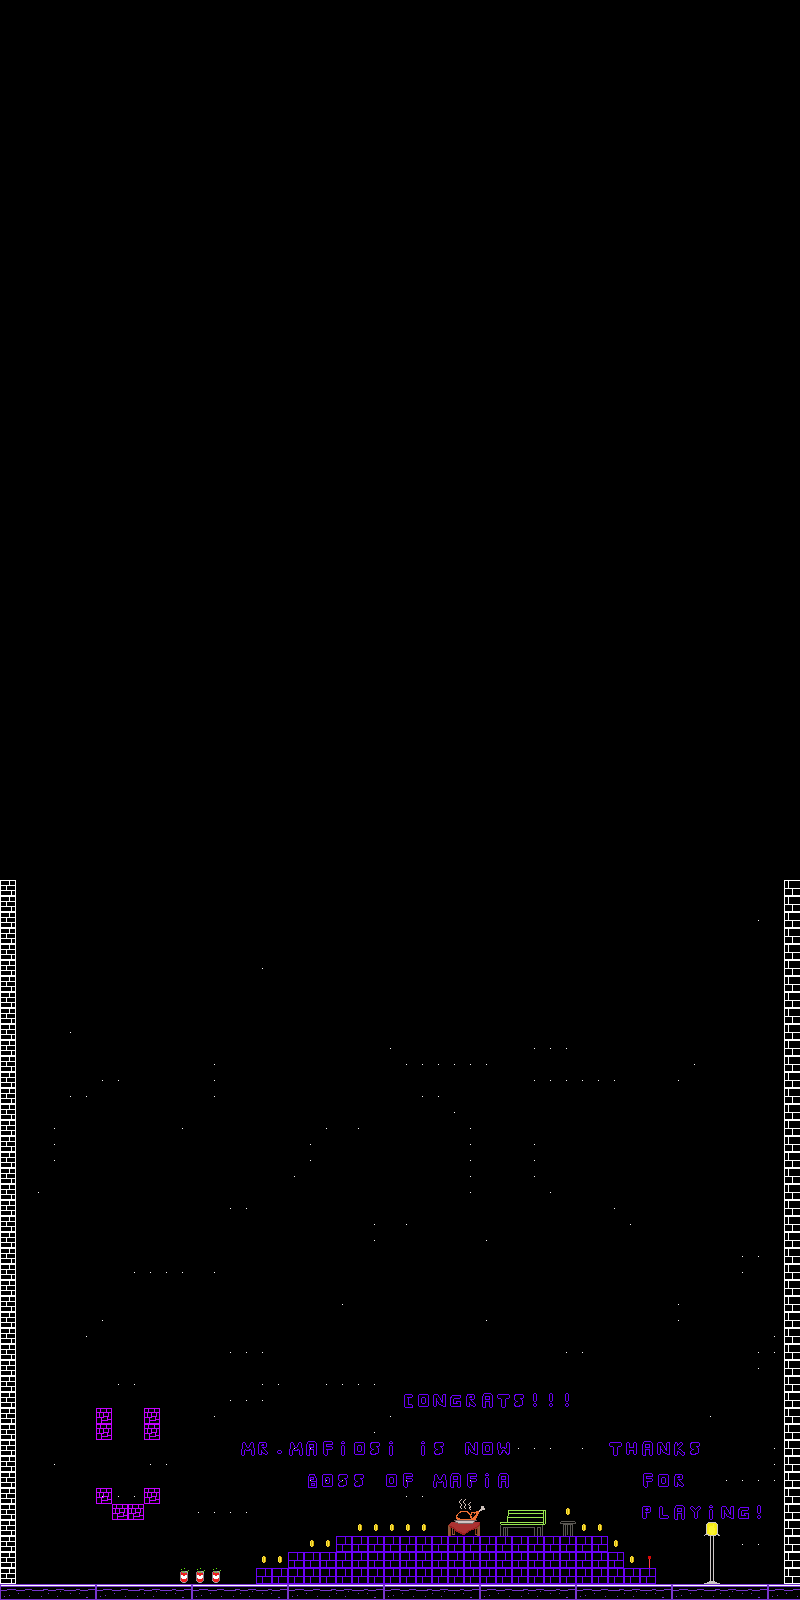

The image is a tile-based game level rendered from a .tmx file. Its description and source (layers, tilesets, objects; grid data summarised) follow:
An orthogonal 50x100 tile map with 16x16 px tiles, 2 tile layers (Background, Graphics), 2 tilesets and 31 objects.

<map version="1.5" tiledversion="1.7.2" orientation="orthogonal" renderorder="right-down" width="50" height="100" tilewidth="16" tileheight="16" infinite="0" nextlayerid="13" nextobjectid="42">
 <tileset firstgid="1" source="Retro-Lines-Tiles-transparent.tsx" />
 <tileset firstgid="841" source="more_sprites.tsx" />
 <layer id="1" name="Background" width="50" height="100">
  <data>[5000 cells, 5000 non-empty, 2 distinct tile ids]</data>
 </layer>
 <layer id="2" name="Graphics" width="50" height="100">
  <data>[5000 cells, 306 non-empty, 58 distinct tile ids]</data>
 </layer>
 <objectgroup id="3" name="Ground">
  <object id="1" x="0" y="1584" width="800" height="16" />
  <object id="2" x="256" y="1568" width="400" height="16" />
  <object id="3" x="288" y="1552" width="336" height="16" />
  <object id="4" x="336" y="1536" width="272" height="16" />
  <object id="29" x="784" y="880" width="16" height="720" />
  <object id="30" x="0" y="880" width="16" height="720" />
 </objectgroup>
 <objectgroup id="6" name="Brick">
  <object id="33" x="96" y="1488" width="16" height="16" />
  <object id="34" x="112" y="1504" width="16" height="16" />
  <object id="36" x="128" y="1504" width="16" height="16" />
  <object id="37" x="144" y="1488" width="16" height="16" />
  <object id="38" x="96" y="1408" width="16" height="16" />
  <object id="39" x="96" y="1424" width="16" height="16" />
  <object id="40" x="144" y="1408" width="16" height="16" />
  <object id="41" x="144" y="1424" width="16" height="16" />
 </objectgroup>
 <objectgroup id="8" name="Coin">
  <object id="5" x="256" y="1552" width="16" height="16" />
  <object id="6" x="272" y="1552" width="16" height="16" />
  <object id="7" x="304" y="1536" width="16" height="16" />
  <object id="8" x="320" y="1536" width="16" height="16" />
  <object id="10" x="352" y="1520" width="16" height="16" />
  <object id="11" x="368" y="1520" width="16" height="16" />
  <object id="12" x="384" y="1520" width="16" height="16" />
  <object id="13" x="400" y="1520" width="16" height="16" />
  <object id="14" x="416" y="1520" width="16" height="16" />
  <object id="19" x="560" y="1504" width="16" height="16" />
  <object id="20" x="576" y="1520" width="16" height="16" />
  <object id="21" x="592" y="1520" width="16" height="16" />
  <object id="22" x="608" y="1536" width="16" height="16" />
  <object id="23" x="624" y="1552" width="16" height="16" />
 </objectgroup>
 <objectgroup id="7" name="Life">
  <object id="24" x="176" y="1568" width="16" height="16" />
  <object id="25" x="192" y="1568" width="16" height="16" />
  <object id="26" x="208" y="1568" width="16" height="16" />
 </objectgroup>
 <objectgroup id="5" name="Pollo1" />
 <objectgroup id="4" name="Pollo2" />
 <objectgroup id="10" name="Pollo3" />
 <objectgroup id="9" name="Pollo4" />
 <objectgroup id="11" name="Pollo5" />
 <objectgroup id="12" name="Porta" />
</map>